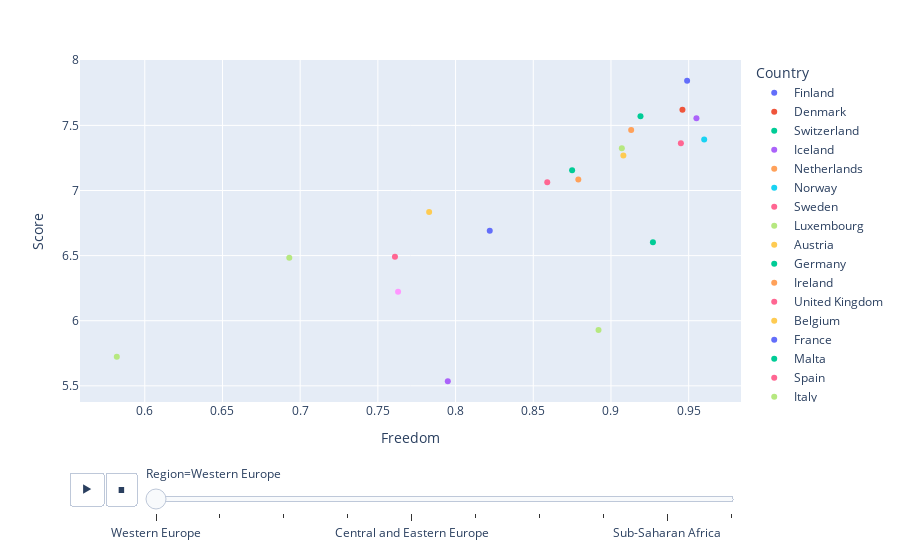

Notebook code for this chart:
### Markdown cell above
### Freedom vs Score

### Code cell
px.scatter(df, x='Freedom', y='Score',
           animation_frame='Region',
           animation_group='Country',
           color='Country', hover_name='Country',
           trendline= 'ols')

### Figure 1 — Plotly figure (JSON) as saved in the notebook; plotly's stock layout.template omitted (floating-point values rounded to 4 significant figures)
{"data": [{"hovertemplate": "<b>%{hovertext}</b><br><br>Country=Finland<br>Region=Western Europe<br>Freedom=%{x}<br>Score=%{y}<extra></extra>", "hovertext": ["Finland"], "ids": ["Finland"], "legendgroup": "Finland", "marker": {"color": "#636efa", "symbol": "circle"}, "mode": "markers", "name": "Finland", "orientation": "v", "showlegend": true, "type": "scatter", "x": [0.949], "xaxis": "x", "y": [7.842], "yaxis": "y"}, {"hovertemplate": "Country=Finland<br>Region=Western Europe<extra></extra>", "legendgroup": "Finland", "marker": {"color": "#636efa", "symbol": "circle"}, "mode": "lines", "name": "Finland", "showlegend": false, "type": "scatter", "xaxis": "x", "yaxis": "y"}, {"hovertemplate": "<b>%{hovertext}</b><br><br>Country=Denmark<br>Region=Western Europe<br>Freedom=%{x}<br>Score=%{y}<extra></extra>", "hovertext": ["Denmark"], "ids": ["Denmark"], "legendgroup": "Denmark", "marker": {"color": "#EF553B", "symbol": "circle"}, "mode": "markers", "name": "Denmark", "orientation": "v", "showlegend": true, "type": "scatter", "x": [0.946], "xaxis": "x", "y": [7.62], "yaxis": "y"}, {"hovertemplate": "Country=Denmark<br>Region=Western Europe<extra></extra>", "legendgroup": "Denmark", "marker": {"color": "#EF553B", "symbol": "circle"}, "mode": "lines", "name": "Denmark", "showlegend": false, "type": "scatter", "xaxis": "x", "yaxis": "y"}, {"hovertemplate": "<b>%{hovertext}</b><br><br>Country=Switzerland<br>Region=Western Europe<br>Freedom=%{x}<br>Score=%{y}<extra></extra>", "hovertext": ["Switzerland"], "ids": ["Switzerland"], "legendgroup": "Switzerland", "marker": {"color": "#00cc96", "symbol": "circle"}, "mode": "markers", "name": "Switzerland", "orientation": "v", "showlegend": true, "type": "scatter", "x": [0.919], "xaxis": "x", "y": [7.571], "yaxis": "y"}, {"hovertemplate": "Country=Switzerland<br>Region=Western Europe<extra></extra>", "legendgroup": "Switzerland", "marker": {"color": "#00cc96", "symbol": "circle"}, "mode": "lines", "name": "Switzerland", "showlegend": false, "type": "scatter", "xaxis": "x", "yaxis": "y"}, {"hovertemplate": "<b>%{hovertext}</b><br><br>Country=Iceland<br>Region=Western Europe<br>Freedom=%{x}<br>Score=%{y}<extra></extra>", "hovertext": ["Iceland"], "ids": ["Iceland"], "legendgroup": "Iceland", "marker": {"color": "#ab63fa", "symbol": "circle"}, "mode": "markers", "name": "Iceland", "orientation": "v", "showlegend": true, "type": "scatter", "x": [0.955], "xaxis": "x", "y": [7.554], "yaxis": "y"}, {"hovertemplate": "Country=Iceland<br>Region=Western Europe<extra></extra>", "legendgroup": "Iceland", "marker": {"color": "#ab63fa", "symbol": "circle"}, "mode": "lines", "name": "Iceland", "showlegend": false, "type": "scatter", "xaxis": "x", "yaxis": "y"}, {"hovertemplate": "<b>%{hovertext}</b><br><br>Country=Netherlands<br>Region=Western Europe<br>Freedom=%{x}<br>Score=%{y}<extra></extra>", "hovertext": ["Netherlands"], "ids": ["Netherlands"], "legendgroup": "Netherlands", "marker": {"color": "#FFA15A", "symbol": "circle"}, "mode": "markers", "name": "Netherlands", "orientation": "v", "showlegend": true, "type": "scatter", "x": [0.913], "xaxis": "x", "y": [7.464], "yaxis": "y"}, {"hovertemplate": "Country=Netherlands<br>Region=Western Europe<extra></extra>", "legendgroup": "Netherlands", "marker": {"color": "#FFA15A", "symbol": "circle"}, "mode": "lines", "name": "Netherlands", "showlegend": false, "type": "scatter", "xaxis": "x", "yaxis": "y"}, {"hovertemplate": "<b>%{hovertext}</b><br><br>Country=Norway<br>Region=Western Europe<br>Freedom=%{x}<br>Score=%{y}<extra></extra>", "hovertext": ["Norway"], "ids": ["Norway"], "legendgroup": "Norway", "marker": {"color": "#19d3f3", "symbol": "circle"}, "mode": "markers", "name": "Norway", "orientation": "v", "showlegend": true, "type": "scatter", "x": [0.96], "xaxis": "x", "y": [7.392], "yaxis": "y"}, {"hovertemplate": "Country=Norway<br>Region=Western Europe<extra></extra>", "legendgroup": "Norway", "marker": {"color": "#19d3f3", "symbol": "circle"}, "mode": "lines", "name": "Norway", "showlegend": false, "type": "scatter", "xaxis": "x", "yaxis": "y"}, {"hovertemplate": "<b>%{hovertext}</b><br><br>Country=Sweden<br>Region=Western Europe<br>Freedom=%{x}<br>Score=%{y}<extra></extra>", "hovertext": ["Sweden"], "ids": ["Sweden"], "legendgroup": "Sweden", "marker": {"color": "#FF6692", "symbol": "circle"}, "mode": "markers", "name": "Sweden", "orientation": "v", "showlegend": true, "type": "scatter", "x": [0.945], "xaxis": "x", "y": [7.363], "yaxis": "y"}, {"hovertemplate": "Country=Sweden<br>Region=Western Europe<extra></extra>", "legendgroup": "Sweden", "marker": {"color": "#FF6692", "symbol": "circle"}, "mode": "lines", "name": "Sweden", "showlegend": false, "type": "scatter", "xaxis": "x", "yaxis": "y"}, {"hovertemplate": "<b>%{hovertext}</b><br><br>Country=Luxembourg<br>Region=Western Europe<br>Freedom=%{x}<br>Score=%{y}<extra></extra>", "hovertext": ["Luxembourg"], "ids": ["Luxembourg"], "legendgroup": "Luxembourg", "marker": {"color": "#B6E880", "symbol": "circle"}, "mode": "markers", "name": "Luxembourg", "orientation": "v", "showlegend": true, "type": "scatter", "x": [0.907], "xaxis": "x", "y": [7.324], "yaxis": "y"}, {"hovertemplate": "Country=Luxembourg<br>Region=Western Europe<extra></extra>", "legendgroup": "Luxembourg", "marker": {"color": "#B6E880", "symbol": "circle"}, "mode": "lines", "name": "Luxembourg", "showlegend": false, "type": "scatter", "xaxis": "x", "yaxis": "y"}, {"hovertemplate": "<b>%{hovertext}</b><br><br>Country=Austria<br>Region=Western Europe<br>Freedom=%{x}<br>Score=%{y}<extra></extra>", "hovertext": ["Austria"], "ids": ["Austria"], "legendgroup": "Austria", "marker": {"color": "#FECB52", "symbol": "circle"}, "mode": "markers", "name": "Austria", "orientation": "v", "showlegend": true, "type": "scatter", "x": [0.908], "xaxis": "x", "y": [7.268], "yaxis": "y"}, {"hovertemplate": "Country=Austria<br>Region=Western Europe<extra></extra>", "legendgroup": "Austria", "marker": {"color": "#FECB52", "symbol": "circle"}, "mode": "lines", "name": "Austria", "showlegend": false, "type": "scatter", "xaxis": "x", "yaxis": "y"}, {"hovertemplate": "<b>%{hovertext}</b><br><br>Country=Germany<br>Region=Western Europe<br>Freedom=%{x}<br>Score=%{y}<extra></extra>", "hovertext": ["Germany"], "ids": ["Germany"], "legendgroup": "Germany", "marker": {"color": "#00cc96", "symbol": "circle"}, "mode": "markers", "name": "Germany", "orientation": "v", "showlegend": true, "type": "scatter", "x": [0.875], "xaxis": "x", "y": [7.155], "yaxis": "y"}, {"hovertemplate": "Country=Germany<br>Region=Western Europe<extra></extra>", "legendgroup": "Germany", "marker": {"color": "#00cc96", "symbol": "circle"}, "mode": "lines", "name": "Germany", "showlegend": false, "type": "scatter", "xaxis": "x", "yaxis": "y"}, {"hovertemplate": "<b>%{hovertext}</b><br><br>Country=Ireland<br>Region=Western Europe<br>Freedom=%{x}<br>Score=%{y}<extra></extra>", "hovertext": ["Ireland"], "ids": ["Ireland"], "legendgroup": "Ireland", "marker": {"color": "#FFA15A", "symbol": "circle"}, "mode": "markers", "name": "Ireland", "orientation": "v", "showlegend": true, "type": "scatter", "x": [0.879], "xaxis": "x", "y": [7.085], "yaxis": "y"}, {"hovertemplate": "Country=Ireland<br>Region=Western Europe<extra></extra>", "legendgroup": "Ireland", "marker": {"color": "#FFA15A", "symbol": "circle"}, "mode": "lines", "name": "Ireland", "showlegend": false, "type": "scatter", "xaxis": "x", "yaxis": "y"}, {"hovertemplate": "<b>%{hovertext}</b><br><br>Country=United Kingdom<br>Region=Western Europe<br>Freedom=%{x}<br>Score=%{y}<extra></extra>", "hovertext": ["United Kingdom"], "ids": ["United Kingdom"], "legendgroup": "United Kingdom", "marker": {"color": "#FF6692", "symbol": "circle"}, "mode": "markers", "name": "United Kingdom", "orientation": "v", "showlegend": true, "type": "scatter", "x": [0.859], "xaxis": "x", "y": [7.064], "yaxis": "y"}, {"hovertemplate": "Country=United Kingdom<br>Region=Western Europe<extra></extra>", "legendgroup": "United Kingdom", "marker": {"color": "#FF6692", "symbol": "circle"}, "mode": "lines", "name": "United Kingdom", "showlegend": false, "type": "scatter", "xaxis": "x", "yaxis": "y"}, {"hovertemplate": "<b>%{hovertext}</b><br><br>Country=Belgium<br>Region=Western Europe<br>Freedom=%{x}<br>Score=%{y}<extra></extra>", "hovertext": ["Belgium"], "ids": ["Belgium"], "legendgroup": "Belgium", "marker": {"color": "#FECB52", "symbol": "circle"}, "mode": "markers", "name": "Belgium", "orientation": "v", "showlegend": true, "type": "scatter", "x": [0.783], "xaxis": "x", "y": [6.834], "yaxis": "y"}, {"hovertemplate": "Country=Belgium<br>Region=Western Europe<extra></extra>", "legendgroup": "Belgium", "marker": {"color": "#FECB52", "symbol": "circle"}, "mode": "lines", "name": "Belgium", "showlegend": false, "type": "scatter", "xaxis": "x", "yaxis": "y"}, {"hovertemplate": "<b>%{hovertext}</b><br><br>Country=France<br>Region=Western Europe<br>Freedom=%{x}<br>Score=%{y}<extra></extra>", "hovertext": ["France"], "ids": ["France"], "legendgroup": "France", "marker": {"color": "#636efa", "symbol": "circle"}, "mode": "markers", "name": "France", "orientation": "v", "showlegend": true, "type": "scatter", "x": [0.822], "xaxis": "x", "y": [6.69], "yaxis": "y"}, {"hovertemplate": "Country=France<br>Region=Western Europe<extra></extra>", "legendgroup": "France", "marker": {"color": "#636efa", "symbol": "circle"}, "mode": "lines", "name": "France", "showlegend": false, "type": "scatter", "xaxis": "x", "yaxis": "y"}, {"hovertemplate": "<b>%{hovertext}</b><br><br>Country=Malta<br>Region=Western Europe<br>Freedom=%{x}<br>Score=%{y}<extra></extra>", "hovertext": ["Malta"], "ids": ["Malta"], "legendgroup": "Malta", "marker": {"color": "#00cc96", "symbol": "circle"}, "mode": "markers", "name": "Malta", "orientation": "v", "showlegend": true, "type": "scatter", "x": [0.927], "xaxis": "x", "y": [6.602], "yaxis": "y"}, {"hovertemplate": "Country=Malta<br>Region=Western Europe<extra></extra>", "legendgroup": "Malta", "marker": {"color": "#00cc96", "symbol": "circle"}, "mode": "lines", "name": "Malta", "showlegend": false, "type": "scatter", "xaxis": "x", "yaxis": "y"}, {"hovertemplate": "<b>%{hovertext}</b><br><br>Country=Spain<br>Region=Western Europe<br>Freedom=%{x}<br>Score=%{y}<extra></extra>", "hovertext": ["Spain"], "ids": ["Spain"], "legendgroup": "Spain", "marker": {"color": "#FF6692", "symbol": "circle"}, "mode": "markers", "name": "Spain", "orientation": "v", "showlegend": true, "type": "scatter", "x": [0.761], "xaxis": "x", "y": [6.491], "yaxis": "y"}, {"hovertemplate": "Country=Spain<br>Region=Western Europe<extra></extra>", "legendgroup": "Spain", "marker": {"color": "#FF6692", "symbol": "circle"}, "mode": "lines", "name": "Spain", "showlegend": false, "type": "scatter", "xaxis": "x", "yaxis": "y"}, {"hovertemplate": "<b>%{hovertext}</b><br><br>Country=Italy<br>Region=Western Europe<br>Freedom=%{x}<br>Score=%{y}<extra></extra>", "hovertext": ["Italy"], "ids": ["Italy"], "legendgroup": "Italy", "marker": {"color": "#B6E880", "symbol": "circle"}, "mode": "markers", "name": "Italy", "orientation": "v", "showlegend": true, "type": "scatter", "x": [0.693], "xaxis": "x", "y": [6.483], "yaxis": "y"}, {"hovertemplate": "Country=Italy<br>Region=Western Europe<extra></extra>", "legendgroup": "Italy", "marker": {"color": "#B6E880", "symbol": "circle"}, "mode": "lines", "name": "Italy", "showlegend": false, "type": "scatter", "xaxis": "x", "yaxis": "y"}, {"hovertemplate": "<b>%{hovertext}</b><br><br>Country=Cyprus<br>Region=Western Europe<br>Freedom=%{x}<br>Score=%{y}<extra></extra>", "hovertext": ["Cyprus"], "ids": ["Cyprus"], "legendgroup": "Cyprus", "marker": {"color": "#FF97FF", "symbol": "circle"}, "mode": "markers", "name": "Cyprus", "orientation": "v", "showlegend": true, "type": "scatter", "x": [0.763], "xaxis": "x", "y": [6.223], "yaxis": "y"}, {"hovertemplate": "Country=Cyprus<br>Region=Western Europe<extra></extra>", "legendgroup": "Cyprus", "marker": {"color": "#FF97FF", "symbol": "circle"}, "mode": "lines", "name": "Cyprus", "showlegend": false, "type": "scatter", "xaxis": "x", "yaxis": "y"}, {"hovertemplate": "<b>%{hovertext}</b><br><br>Country=Portugal<br>Region=Western Europe<br>Freedom=%{x}<br>Score=%{y}<extra></extra>", "hovertext": ["Portugal"], "ids": ["Portugal"], "legendgroup": "Portugal", "marker": {"color": "#B6E880", "symbol": "circle"}, "mode": "markers", "name": "Portugal", "orientation": "v", "showlegend": true, "type": "scatter", "x": [0.892], "xaxis": "x", "y": [5.929], "yaxis": "y"}, {"hovertemplate": "Country=Portugal<br>Region=Western Europe<extra></extra>", "legendgroup": "Portugal", "marker": {"color": "#B6E880", "symbol": "circle"}, "mode": "lines", "name": "Portugal", "showlegend": false, "type": "scatter", "xaxis": "x", "yaxis": "y"}, {"hovertemplate": "<b>%{hovertext}</b><br><br>Country=Greece<br>Region=Western Europe<br>Freedom=%{x}<br>Score=%{y}<extra></extra>", "hovertext": ["Greece"], "ids": ["Greece"], "legendgroup": "Greece", "marker": {"color": "#B6E880", "symbol": "circle"}, "mode": "markers", "name": "Greece", "orientation": "v", "showlegend": true, "type": "scatter", "x": [0.582], "xaxis": "x", "y": [5.723], "yaxis": "y"}, {"hovertemplate": "Country=Greece<br>Region=Western Europe<extra></extra>", "legendgroup": "Greece", "marker": {"color": "#B6E880", "symbol": "circle"}, "mode": "lines", "name": "Greece", "showlegend": false, "type": "scatter", "xaxis": "x", "yaxis": "y"}, {"hovertemplate": "<b>%{hovertext}</b><br><br>Country=North Cyprus<br>Region=Western Europe<br>Freedom=%{x}<br>Score=%{y}<extra></extra>", "hovertext": ["North Cyprus"], "ids": ["North Cyprus"], "legendgroup": "North Cyprus", "marker": {"color": "#ab63fa", "symbol": "circle"}, "mode": "markers", "name": "North Cyprus", "orientation": "v", "showlegend": true, "type": "scatter", "x": [0.795], "xaxis": "x", "y": [5.536], "yaxis": "y"}, {"hovertemplate": "Country=North Cyprus<br>Region=Western Europe<extra></extra>", "legendgroup": "North Cyprus", "marker": {"color": "#ab63fa", "symbol": "circle"}, "mode": "lines", "name": "North Cyprus", "showlegend": false, "type": "scatter", "xaxis": "x", "yaxis": "y"}], "layout": {"legend": {"title": {"text": "Country"}, "tracegroupgap": 0}, "margin": {"t": 60}, "sliders": [{"active": 0, "currentvalue": {"prefix": "Region="}, "len": 0.9, "pad": {"b": 10, "t": 60}, "steps": [{"args": [["Western Europe"], {"frame": {"duration": 0, "redraw": false}, "fromcurrent": true, "mode": "immediate", "transition": {"duration": 0, "easing": "linear"}}], "label": "Western Europe", "method": "animate"}, {"args": [["North America and ANZ"], {"frame": {"duration": 0, "redraw": false}, "fromcurrent": true, "mode": "immediate", "transition": {"duration": 0, "easing": "linear"}}], "label": "North America and ANZ", "method": "animate"}, {"args": [["Middle East and North Africa"], {"frame": {"duration": 0, "redraw": false}, "fromcurrent": true, "mode": "immediate", "transition": {"duration": 0, "easing": "linear"}}], "label": "Middle East and North Africa", "method": "animate"}, {"args": [["Latin America and Caribbean"], {"frame": {"duration": 0, "redraw": false}, "fromcurrent": true, "mode": "immediate", "transition": {"duration": 0, "easing": "linear"}}], "label": "Latin America and Caribbean", "method": "animate"}, {"args": [["Central and Eastern Europe"], {"frame": {"duration": 0, "redraw": false}, "fromcurrent": true, "mode": "immediate", "transition": {"duration": 0, "easing": "linear"}}], "label": "Central and Eastern Europe", "method": "animate"}, {"args": [["East Asia"], {"frame": {"duration": 0, "redraw": false}, "fromcurrent": true, "mode": "immediate", "transition": {"duration": 0, "easing": "linear"}}], "label": "East Asia", "method": "animate"}, {"args": [["Southeast Asia"], {"frame": {"duration": 0, "redraw": false}, "fromcurrent": true, "mode": "immediate", "transition": {"duration": 0, "easing": "linear"}}], "label": "Southeast Asia", "method": "animate"}, {"args": [["Commonwealth of Independent States"], {"frame": {"duration": 0, "redraw": false}, "fromcurrent": true, "mode": "immediate", "transition": {"duration": 0, "easing": "linear"}}], "label": "Commonwealth of Independent States", "method": "animate"}, {"args": [["Sub-Saharan Africa"], {"frame": {"duration": 0, "redraw": false}, "fromcurrent": true, "mode": "immediate", "transition": {"duration": 0, "easing": "linear"}}], "label": "Sub-Saharan Africa", "method": "animate"}, {"args": [["South Asia"], {"frame": {"duration": 0, "redraw": false}, "fromcurrent": true, "mode": "immediate", "transition": {"duration": 0, "easing": "linear"}}], "label": "South Asia", "method": "animate"}], "x": 0.1, "xanchor": "left", "y": 0, "yanchor": "top"}], "updatemenus": [{"buttons": [{"args": [null, {"frame": {"duration": 500, "redraw": false}, "fromcurrent": true, "mode": "immediate", "transition": {"duration": 500, "easing": "linear"}}], "label": "&#9654;", "method": "animate"}, {"args": [[null], {"frame": {"duration": 0, "redraw": false}, "fromcurrent": true, "mode": "immediate", "transition": {"duration": 0, "easing": "linear"}}], "label": "&#9724;", "method": "animate"}], "direction": "left", "pad": {"r": 10, "t": 70}, "showactive": false, "type": "buttons", "x": 0.1, "xanchor": "right", "y": 0, "yanchor": "top"}], "xaxis": {"anchor": "y", "domain": [0, 1], "title": {"text": "Freedom"}}, "yaxis": {"anchor": "x", "domain": [0, 1], "title": {"text": "Score"}}}}
